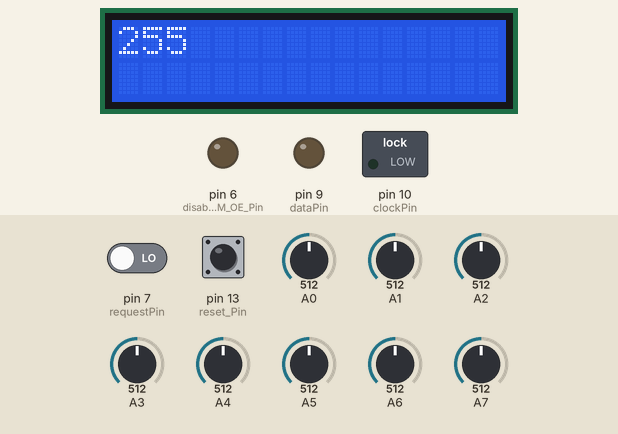
The sketch below on a simulated Arduino Uno, built with avr-gcc and run on an emulated ATmega328P. Parts: 16×2 character LCD, switched loads named in the sketch (green lamp = pin HIGH), output pins drawn as LEDs (lit = HIGH). The inputs (shaded band) are chosen by the test bench; at power-on: A1 = 512, A0 = 512, A2 = 512, A4 = 512, A3 = 512, A5 = 512, pin 7 (requestPin) LOW, pin 13 (reset_Pin) LOW, A6 = 512, A7 = 512. What the sketch prints to the serial monitor is not drawn.

Above: at 1.2 s.
1.3 s: A1 set to 306
At 2.2 s:
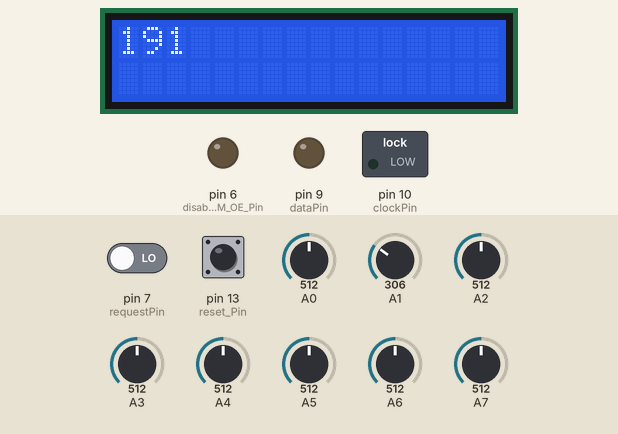
2.8 s: A0 set to 306
At 3.9 s:
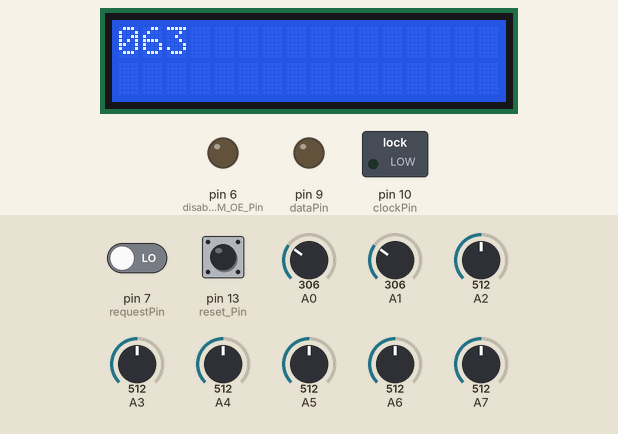
4.3 s: A2 set to 306
At 4.6 s:
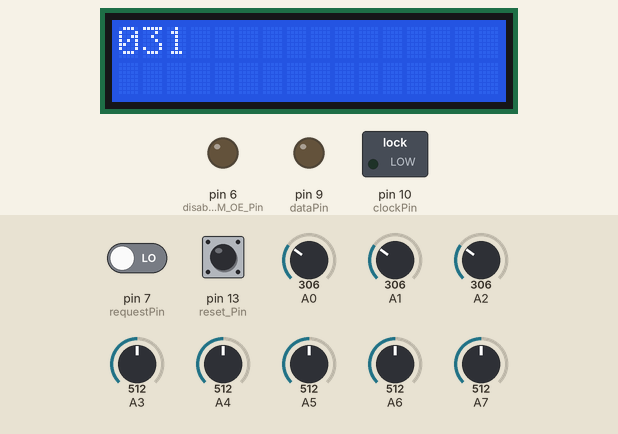
5.8 s: A4 set to 306
At 6.4 s:
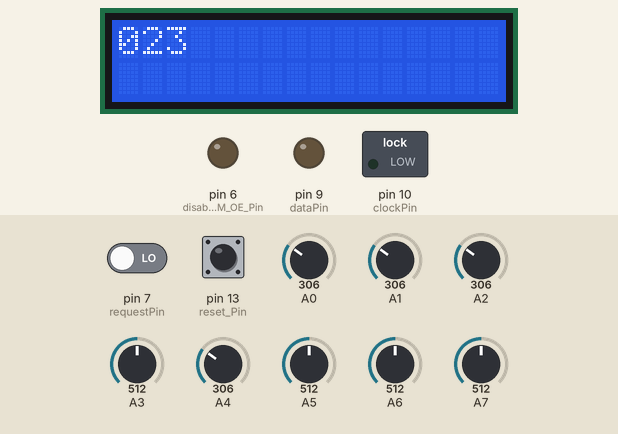
7.3 s: A3 set to 306
At 8.3 s:
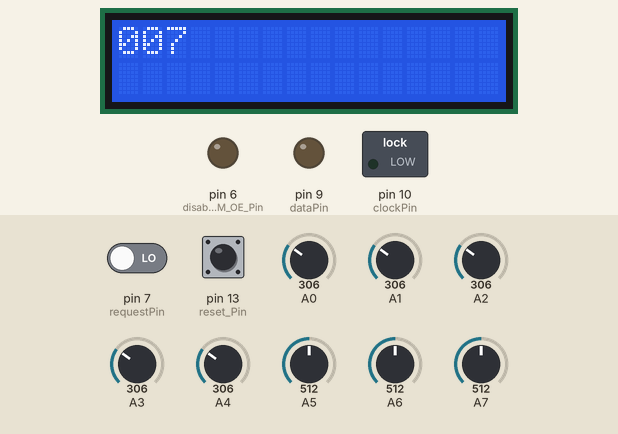
8.8 s: A5 set to 306
At 9.1 s:
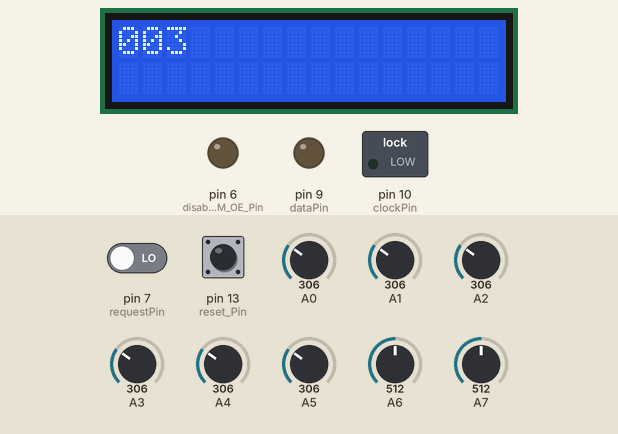
Timing chart, 0 to 11.3 s (numbered marks = the images above; inputs shaded):
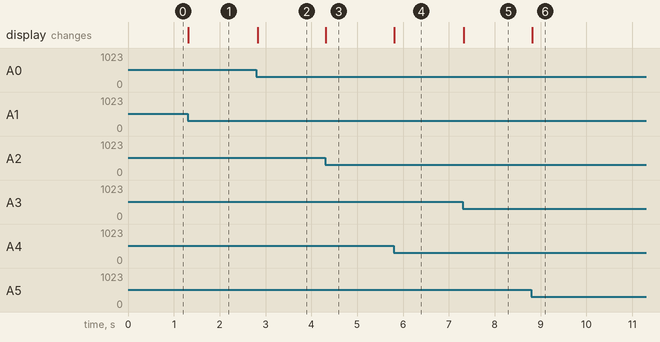

Measured:
- after the input at 1.3 s, the display: changes at once (image 1)
- after the input at 2.8 s, the display: changes at once (image 2)
- after the input at 4.3 s, the display: changes at once (image 3)
- after the input at 5.8 s, the display: changes at once (image 4)
- after the input at 7.3 s, the display: changes at once (image 5)
- after the input at 8.8 s, the display: changes at once (image 6)

The sketch:

load_EEPROM_in_8_bit_computer_and_LCD_BIN_to_DEC_V2.ino
```cpp
#include <LiquidCrystal.h>
/* This sketch includes both code for the LCD to work, and also code for the "bootloader"

*/
// data to send to 8 bit computer. Maximum of bytes to send to RAM is 255
byte data[] = { 0x0f, 0x0a, 0x17, 0x0a, 0x1f, 0x00, 0xe2, 0x38, 0x0b, 0x03, 0x2d, 0xcf, 0x2f, 0x06};

const int rs = 12, en = 11, d4 = 5, d5 = 4, d6 = 3, d7 = 2;
LiquidCrystal lcd(rs, en, d4, d5, d6, d7);

byte a0;
byte a1;
byte a2;
byte a3;
byte a4;
byte a5;
byte a6;
byte a7;


//Pin connected to SH_CP of 74HC595
int clockPin = 10;
////Pin connected to DS of 74HC595
int dataPin = 9;
//Pin connected to ST_CP of 74HC595
int latchPin = 8;
//Pin used to request a new byte from Arduino to the 74HC595
int requestPin = 7;
//Pin used for reseting the index that controls which byte is to be written to the 74HC595
int reset_Pin = 13;
//Pin used for disabling the RAM OE pin so the 74HC595 can feed its data to the EEPROM
int disableRAM_OE_Pin = 6;

int lastRequestState = 0;
int lastResetState = 0;

bool resetState = false;
bool requestState = false;
bool disableRAM_OE = false;

byte byteRead1;
byte byteRead2;
byte completeByte;
byte b1 = 0;
byte b2 = 0;

int index = 0;
int i;

void setup() {
  pinMode(reset_Pin, INPUT);
  pinMode(latchPin, OUTPUT);
  pinMode(clockPin, OUTPUT);
  pinMode(dataPin, OUTPUT);
  pinMode(requestPin, INPUT);
  pinMode(disableRAM_OE_Pin, OUTPUT);

  int i = 0;
  Serial.begin(57600); //this baudrate must be the same in the Proccesing sketch

  lcd.begin(16, 2);
  //set pins to output so you can control the shift register
}

void loop() {

  if (Serial.available() > 0)
  {
    byteRead1 = Serial.read();
    delay(1);          //delay(1)
    byteRead2 = Serial.read();
    //Serial.write(byteRead1);
    //Serial.write(byteRead2);


    if (byteRead1 >= 65 && byteRead1 <= 70)
      byteRead1 -= 55;
    else if (byteRead1 >= 97 && byteRead1 <= 102)
      byteRead1 -= 87;
    if (byteRead1 >= 48 && byteRead1 <= 57)
      byteRead1 -= 48;

    byteRead1 *= 16;

    if (byteRead2 >= 65 && byteRead2 <= 70)
      byteRead2 -= 55;
    else if (byteRead2 >= 97 && byteRead2 <= 102)
      byteRead2 -= 87;
    if (byteRead2 >= 48 && byteRead2 <= 57)
      byteRead2 -= 48;

    completeByte = byteRead1 + byteRead2;
    data[index] = completeByte;

    Serial.write(completeByte);
    index++;
  }
  else if (Serial.available() == 0){

    a0 = highOrLow(0, 0b10000000);
    a1 = highOrLow(1, 0b1000000);
    a2 = highOrLow(2, 0b100000);
    a3 = highOrLow(3, 0b10000);
    a4 = highOrLow(4, 0b1000);
    a5 = highOrLow(5, 0b100);
    a6 = highOrLow(6, 0b10);
    a7 = highOrLow(7, 0b1);

    b1 = a0 | a1 | a2 | a3 | a4 | a5 | a6 | a7;

    //lcd.clear();
    lcd.setCursor(0, 0);
    lcd.print(0);
    lcd.setCursor(1, 0);
    lcd.print(0);
    lcd.setCursor(2, 0);
    lcd.print(0);

    if (b1 < 10)
      lcd.setCursor(2, 0);
    else if (b1 < 100)
      lcd.setCursor(1, 0);
    else if (b1 < 1000)
      lcd.setCursor(0, 0);

    lcd.print(b1);
    if(b1 != b2)
    {
      Serial.write(b1);        // använda denna om jag vill se värderna i processing    ////  ta bort det här om du vill se i processing rätt bytes
      //Serial.println(b1);   // använda denna om jag vill se värderna i "seriell monitor" i Arduino
    }
    b2 = b1;

    if (!disableRAM_OE)
    {
      delay(5);
    }

    //Serial.println(disableRAM_OE);
    //Serial.println(digitalRead(reset_Pin));
    //Serial.println(resetState);
  }

  requestState = digitalRead(requestPin);
  resetState = digitalRead(reset_Pin);

  if (requestState != lastRequestState && i < sizeof(data))
  {
    if (requestState == LOW)
    {
      //Serial.println(digitalRead(requestPin));
      disableRAM_OE = true;
      digitalWrite(disableRAM_OE_Pin, disableRAM_OE);
      // take the latchPin low so
      // the LEDs don't change while you're sending in bits:
      digitalWrite(latchPin, LOW);
      // shift out the bits:
      //Serial.println("-------------");
      //Serial.println(data[i], HEX);
      shiftOut(dataPin, clockPin, MSBFIRST, data[i]);
      i++;

      //take the latch pin high so the LEDs will light up:
      digitalWrite(latchPin, HIGH);
    }
    else
    {

    }
  }

  lastRequestState = requestState;

  if (i >= sizeof(data) - 1)
  {
    disableRAM_OE = false;
    delay(1);
    digitalWrite(disableRAM_OE_Pin, disableRAM_OE);
  }

  if (resetState != lastResetState)
  {
    if (resetState == HIGH)
    {
      i = 0;
    }
  }

  lastResetState = resetState;

}

byte highOrLow(int pin, byte value)
{
  if (analogRead(pin) > 500)
    return value;
  else
    return 0b00000000;
}
```
